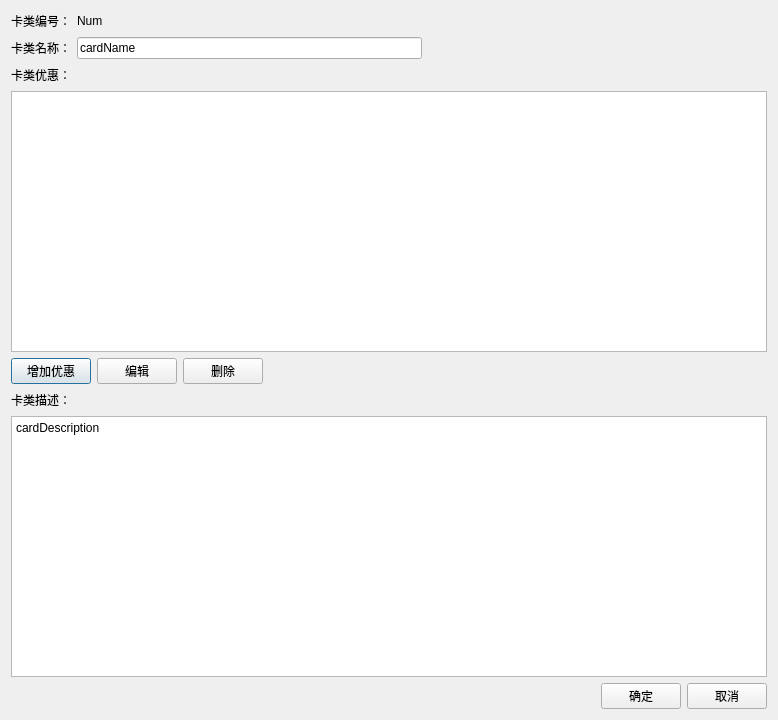
<?xml version="1.0" encoding="UTF-8"?>
<ui version="4.0">
 <class>DialogCardEditDetail</class>
 <widget class="QDialog" name="DialogCardEditDetail">
  <property name="geometry">
   <rect>
    <x>0</x>
    <y>0</y>
    <width>778</width>
    <height>720</height>
   </rect>
  </property>
  <property name="windowTitle">
   <string>卡类设置</string>
  </property>
  <layout class="QVBoxLayout" name="verticalLayout_2">
   <item>
    <layout class="QHBoxLayout" name="horizontalLayout_2">
     <item>
      <widget class="QLabel" name="label">
       <property name="text">
        <string>卡类编号：</string>
       </property>
      </widget>
     </item>
     <item>
      <widget class="QLabel" name="label_cardNum">
       <property name="text">
        <string>Num</string>
       </property>
      </widget>
     </item>
     <item>
      <spacer name="horizontalSpacer_3">
       <property name="orientation">
        <enum>Qt::Horizontal</enum>
       </property>
       <property name="sizeHint" stdset="0">
        <size>
         <width>40</width>
         <height>20</height>
        </size>
       </property>
      </spacer>
     </item>
    </layout>
   </item>
   <item>
    <layout class="QVBoxLayout" name="verticalLayout">
     <item>
      <layout class="QHBoxLayout" name="horizontalLayout_3">
       <item>
        <widget class="QLabel" name="label_3">
         <property name="text">
          <string>卡类名称：</string>
         </property>
        </widget>
       </item>
       <item>
        <widget class="QLineEdit" name="lineEdit_cardName">
         <property name="text">
          <string>cardName</string>
         </property>
        </widget>
       </item>
       <item>
        <spacer name="horizontalSpacer_4">
         <property name="orientation">
          <enum>Qt::Horizontal</enum>
         </property>
         <property name="sizeHint" stdset="0">
          <size>
           <width>40</width>
           <height>20</height>
          </size>
         </property>
        </spacer>
       </item>
      </layout>
     </item>
     <item>
      <layout class="QHBoxLayout" name="horizontalLayout_5">
       <item>
        <widget class="QLabel" name="label_5">
         <property name="text">
          <string>卡类优惠：</string>
         </property>
        </widget>
       </item>
       <item>
        <spacer name="horizontalSpacer_2">
         <property name="orientation">
          <enum>Qt::Horizontal</enum>
         </property>
         <property name="sizeHint" stdset="0">
          <size>
           <width>40</width>
           <height>20</height>
          </size>
         </property>
        </spacer>
       </item>
      </layout>
     </item>
     <item>
      <widget class="QTableView" name="tableView_cardStrategy"/>
     </item>
     <item>
      <layout class="QHBoxLayout" name="horizontalLayout_6">
       <item>
        <widget class="QPushButton" name="pushButton_StrategyAdd">
         <property name="text">
          <string>增加优惠</string>
         </property>
        </widget>
       </item>
       <item>
        <widget class="QPushButton" name="pushButton_StrategyEdit">
         <property name="text">
          <string>编辑</string>
         </property>
        </widget>
       </item>
       <item>
        <widget class="QPushButton" name="pushButton_StrategyDelete">
         <property name="text">
          <string>删除</string>
         </property>
        </widget>
       </item>
       <item>
        <spacer name="horizontalSpacer_6">
         <property name="orientation">
          <enum>Qt::Horizontal</enum>
         </property>
         <property name="sizeHint" stdset="0">
          <size>
           <width>40</width>
           <height>20</height>
          </size>
         </property>
        </spacer>
       </item>
      </layout>
     </item>
     <item>
      <layout class="QHBoxLayout" name="horizontalLayout_4">
       <item>
        <widget class="QLabel" name="label_4">
         <property name="text">
          <string>卡类描述：</string>
         </property>
        </widget>
       </item>
       <item>
        <spacer name="horizontalSpacer">
         <property name="orientation">
          <enum>Qt::Horizontal</enum>
         </property>
         <property name="sizeHint" stdset="0">
          <size>
           <width>40</width>
           <height>20</height>
          </size>
         </property>
        </spacer>
       </item>
      </layout>
     </item>
     <item>
      <widget class="QTextEdit" name="textEdit_cardDescription">
       <property name="html">
        <string>&lt;!DOCTYPE HTML PUBLIC &quot;-//W3C//DTD HTML 4.0//EN&quot; &quot;http://www.w3.org/TR/REC-html40/strict.dtd&quot;&gt;
&lt;html&gt;&lt;head&gt;&lt;meta name=&quot;qrichtext&quot; content=&quot;1&quot; /&gt;&lt;style type=&quot;text/css&quot;&gt;
p, li { white-space: pre-wrap; }
&lt;/style&gt;&lt;/head&gt;&lt;body style=&quot; font-family:'SimSun'; font-size:9pt; font-weight:400; font-style:normal;&quot;&gt;
&lt;p style=&quot; margin-top:0px; margin-bottom:0px; margin-left:0px; margin-right:0px; -qt-block-indent:0; text-indent:0px;&quot;&gt;cardDescription&lt;/p&gt;
&lt;p style=&quot;-qt-paragraph-type:empty; margin-top:0px; margin-bottom:0px; margin-left:0px; margin-right:0px; -qt-block-indent:0; text-indent:0px;&quot;&gt;&lt;br /&gt;&lt;/p&gt;&lt;/body&gt;&lt;/html&gt;</string>
       </property>
      </widget>
     </item>
     <item>
      <layout class="QHBoxLayout" name="horizontalLayout">
       <item>
        <spacer name="horizontalSpacer_5">
         <property name="orientation">
          <enum>Qt::Horizontal</enum>
         </property>
         <property name="sizeHint" stdset="0">
          <size>
           <width>40</width>
           <height>20</height>
          </size>
         </property>
        </spacer>
       </item>
       <item>
        <widget class="QPushButton" name="pushButtonOk">
         <property name="text">
          <string>确定</string>
         </property>
        </widget>
       </item>
       <item>
        <widget class="QPushButton" name="pushButtonCancel">
         <property name="text">
          <string>取消</string>
         </property>
        </widget>
       </item>
      </layout>
     </item>
    </layout>
   </item>
  </layout>
 </widget>
 <resources/>
 <connections/>
</ui>
